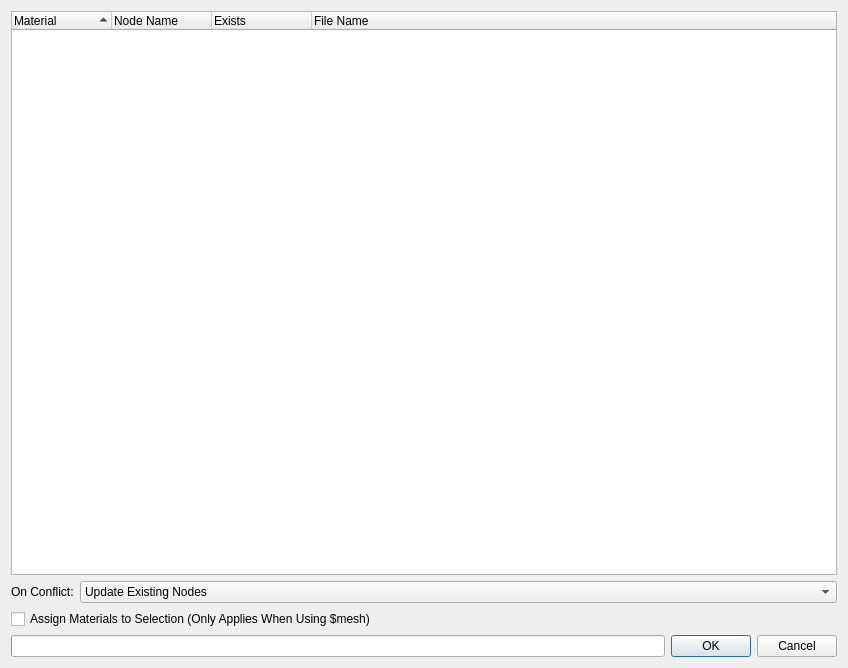
<?xml version="1.0" encoding="UTF-8"?>
<ui version="4.0">
 <class>main</class>
 <widget class="QWidget" name="main">
  <property name="geometry">
   <rect>
    <x>0</x>
    <y>0</y>
    <width>848</width>
    <height>668</height>
   </rect>
  </property>
  <property name="windowTitle">
   <string>Material Networks</string>
  </property>
  <layout class="QVBoxLayout" name="main_lay">
   <item>
    <widget class="QTreeWidget" name="materials_tree">
     <property name="alternatingRowColors">
      <bool>true</bool>
     </property>
     <property name="selectionMode">
      <enum>QAbstractItemView::ExtendedSelection</enum>
     </property>
     <property name="sortingEnabled">
      <bool>true</bool>
     </property>
     <property name="allColumnsShowFocus">
      <bool>true</bool>
     </property>
     <attribute name="headerShowSortIndicator" stdset="0">
      <bool>true</bool>
     </attribute>
     <column>
      <property name="text">
       <string>Material</string>
      </property>
     </column>
     <column>
      <property name="text">
       <string>Node Name</string>
      </property>
     </column>
     <column>
      <property name="text">
       <string>Exists</string>
      </property>
     </column>
     <column>
      <property name="text">
       <string>File Name</string>
      </property>
     </column>
    </widget>
   </item>
   <item>
    <layout class="QHBoxLayout" name="conflict_lay" stretch="0,1">
     <item>
      <widget class="QLabel" name="conflict_lbl">
       <property name="text">
        <string>On Conflict:</string>
       </property>
      </widget>
     </item>
     <item>
      <widget class="QComboBox" name="conflict_cmb">
       <item>
        <property name="text">
         <string>Update Existing Nodes</string>
        </property>
       </item>
       <item>
        <property name="text">
         <string>Replace Exising Nodes</string>
        </property>
       </item>
       <item>
        <property name="text">
         <string>Rename Nodes</string>
        </property>
       </item>
      </widget>
     </item>
    </layout>
   </item>
   <item>
    <widget class="QCheckBox" name="assign_chk">
     <property name="text">
      <string>Assign Materials to Selection (Only Applies When Using $mesh)</string>
     </property>
    </widget>
   </item>
   <item>
    <layout class="QHBoxLayout" name="footer_lay" stretch="1,0">
     <item>
      <widget class="QProgressBar" name="main_prgbar">
       <property name="value">
        <number>0</number>
       </property>
       <property name="textVisible">
        <bool>false</bool>
       </property>
      </widget>
     </item>
     <item>
      <widget class="QDialogButtonBox" name="main_btnbox">
       <property name="standardButtons">
        <set>QDialogButtonBox::Cancel|QDialogButtonBox::Ok</set>
       </property>
      </widget>
     </item>
    </layout>
   </item>
  </layout>
 </widget>
 <resources/>
 <connections/>
</ui>
